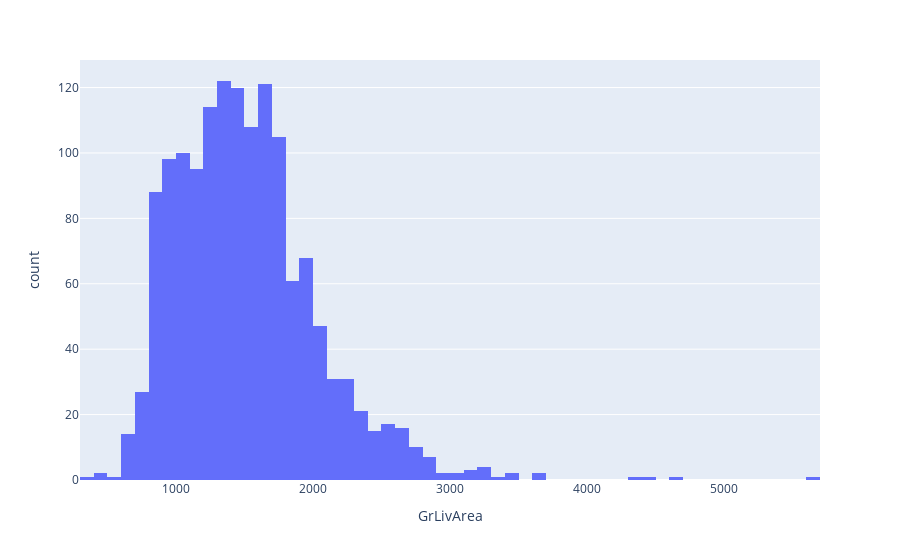

Here is the notebook cell this chart was saved with:
### Code cell
px.histogram(df, x='GrLivArea')

### Figure 1 — Plotly figure (JSON) as saved in the notebook; plotly's stock layout.template omitted (floating-point values rounded to 4 significant figures; data arrays with more than 128 entries replaced by an {"elided": "..."} marker saying what was removed)
{"data": [{"alignmentgroup": "True", "bingroup": "x", "hovertemplate": "GrLivArea=%{x}<br>count=%{y}<extra></extra>", "legendgroup": "", "marker": {"color": "#636efa", "pattern": {"shape": ""}}, "name": "", "offsetgroup": "", "orientation": "v", "showlegend": false, "type": "histogram", "x": {"elided": "1460 int values"}, "xaxis": "x", "yaxis": "y"}], "layout": {"autosize": true, "barmode": "relative", "legend": {"tracegroupgap": 0}, "margin": {"t": 60}, "xaxis": {"anchor": "y", "autorange": true, "domain": [0, 1], "range": [299.5, 5700.0], "title": {"text": "GrLivArea"}, "type": "linear"}, "yaxis": {"anchor": "x", "autorange": true, "domain": [0, 1], "range": [0, 128.4], "title": {"text": "count"}}}}
